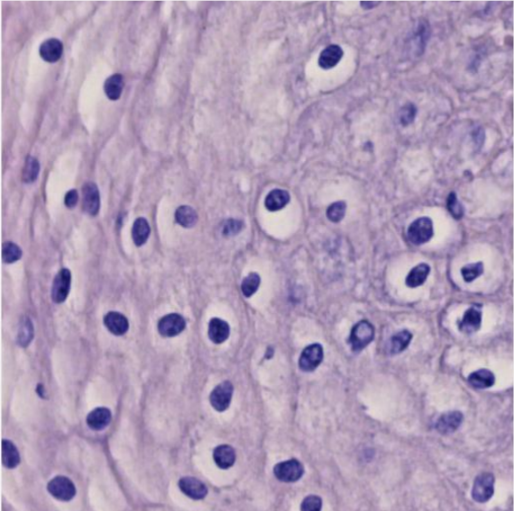
%> input picture cell-counting/cell.png, 514 x 511 px
$ octave cell_counter_gray.m   (GNU Octave 9; MATLAB toolbox functions it lacks are replaced by stand-ins)
%> lines starting %> are read from the running program, lines starting %| are printed output that depends on the picture; in (x1, y1, x2, y2) boxes, pixels count from 0 and x2, y2 are one past the last pixel; in counts of white or black regions, pixels touching at a corner belong together; the program's own positions count from 1
%%
clear all, close all; clc

% Step 1: Read the image and convert to grayscale
I = imread('cell.png'); % Replace with your image file name
%> I is the input picture: size 511x514x3 uint8; mean R, G, B 176.3, 155.7, 184.8
if size(I, 3) == 3
    Igry = rgb2gray(I);
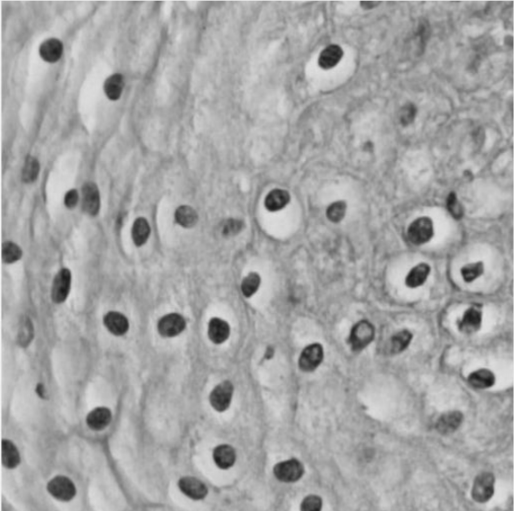
%> Igry: size 511x514 uint8; min 22, max 243, mean 165.2
else
    Igry = I; % If already grayscale
end

% Step 2: Apply median filter to remove salt-and-pepper noise
Imed = medfilt2(Igry, [5, 5]);

% Step 3: Apply adaptive thresholding
Ibw = imbinarize(Imed, 'adaptive', 'Sensitivity', 0.35, 'ForegroundPolarity', 'dark');
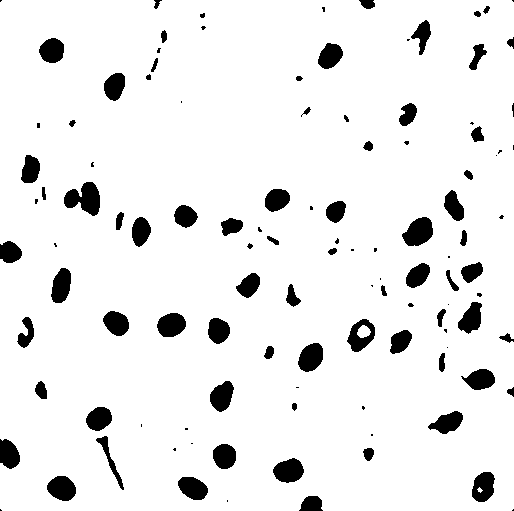
%> Ibw: size 511x514 logical; 92.4% white; 114 black regions (40 under 20 px), largest, box (x1, y1, x2, y2) and area: (64, 182, 100, 216) 764, (402, 217, 433, 246) 633, (273, 458, 304, 483) 562

% Step 4: Invert the binary image (black ↔ white)
Iinv = ~Ibw;

% Step 5: Clean
Ibw2 = bwareaopen(Iinv, 200);
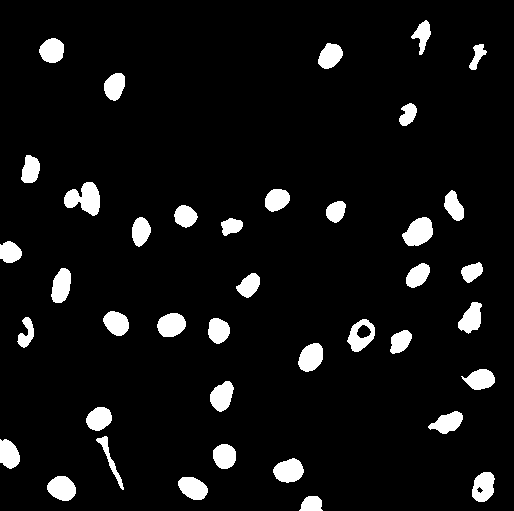
%> Ibw2: size 511x514 logical; 6.6% white; 40 white regions, largest, box (x1, y1, x2, y2) and area: (64, 182, 100, 216) 764, (402, 217, 433, 246) 633, (273, 458, 304, 483) 562
Ibw3 = imfill(Ibw2, "holes");
%> Ibw3: size 511x514 logical; 6.7% white; 40 white regions, largest, box (x1, y1, x2, y2) and area: (64, 182, 100, 216) 764, (402, 217, 433, 246) 633, (347, 319, 375, 352) 628

% Step 6: Visualize the results
figure;
subplot(2, 3, 1), imshow(Igry, []), title('Grayscale Image');
subplot(2, 3, 2), imshow(Imed, []), title('After Median Filter');
subplot(2, 3, 3), imshow(Ibw, []), title('Adaptive Thresholding');
subplot(2, 3, 4), imshow(Iinv, []), title('Inverted Image');
subplot(2, 3, 5), imshow(Ibw2, []), title('Cleaned Image');
subplot(2, 3, 6), imshow(Ibw3, []), title('Filled Image');
